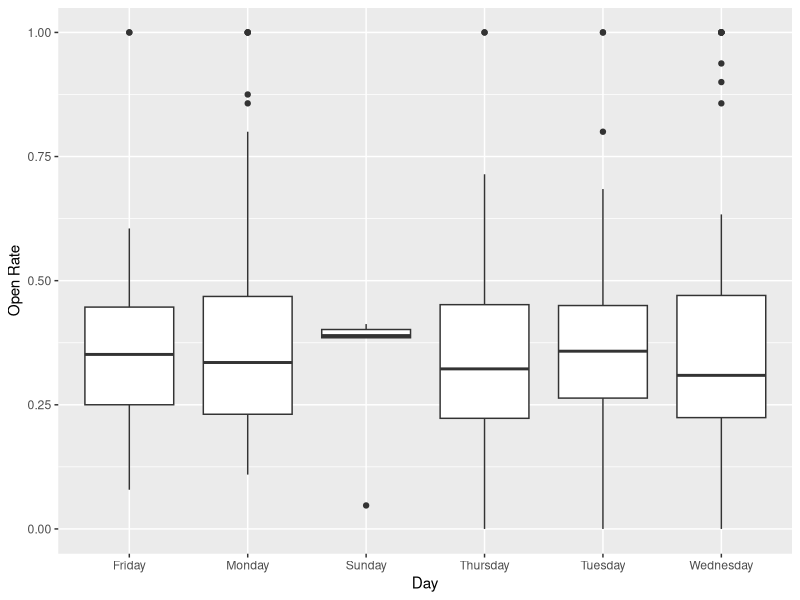

The R script that drew this image:
## ---- chunk 1
knitr::opts_chunk$set(echo = TRUE)
remove(list = ls())
library(readxl)
library(tidyverse)
library(lubridate)
emails <- read_excel("PGI master.xlsx")
emails$Day <- as.Date(emails$`Sent Date`)
emails$Day <- weekdays(emails$Day)
## ---- chunk 2
ggplot(data=emails, mapping=aes(x=Day, y=`Open Rate`))+
  geom_boxplot()
